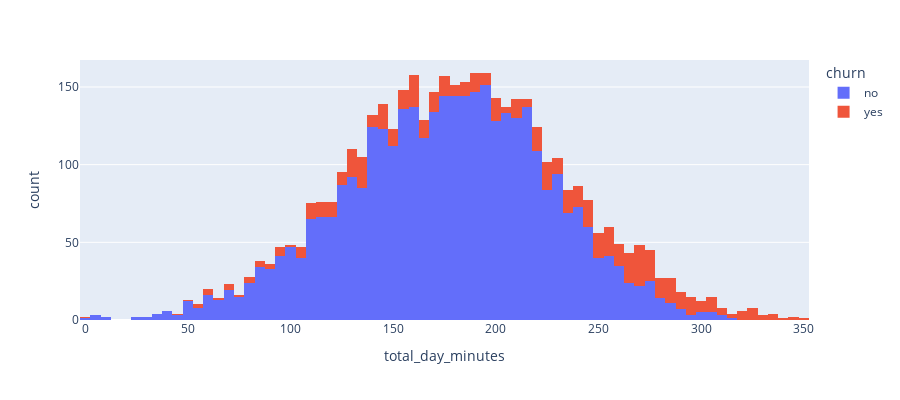

Notebook code for this chart:
### Markdown cell above
### Analisando a correlacao variaveis x churn

### Code cell
#sns.barplot('churn', 'total_day_minutes', data = X_train)
#TOTAL_DAY_MINUTES X CHURN
fig = px.histogram(data_frame=X_train, x="total_day_minutes", color="churn", width=900, height=400)
fig.show()

### Figure 1 — Plotly figure (JSON) as saved in the notebook; plotly's stock layout.template omitted (floating-point values rounded to 4 significant figures; data arrays with more than 128 entries replaced by an {"elided": "..."} marker saying what was removed)
{"data": [{"alignmentgroup": "True", "bingroup": "x", "hovertemplate": "churn=no<br>total_day_minutes=%{x}<br>count=%{y}<extra></extra>", "legendgroup": "no", "marker": {"color": "#636efa", "pattern": {"shape": ""}}, "name": "no", "offsetgroup": "no", "orientation": "v", "showlegend": true, "type": "histogram", "x": {"elided": "3652 float values"}, "xaxis": "x", "yaxis": "y"}, {"alignmentgroup": "True", "bingroup": "x", "hovertemplate": "churn=yes<br>total_day_minutes=%{x}<br>count=%{y}<extra></extra>", "legendgroup": "yes", "marker": {"color": "#EF553B", "pattern": {"shape": ""}}, "name": "yes", "offsetgroup": "yes", "orientation": "v", "showlegend": true, "type": "histogram", "x": {"elided": "598 float values"}, "xaxis": "x", "yaxis": "y"}], "layout": {"barmode": "relative", "height": 400, "legend": {"title": {"text": "churn"}, "tracegroupgap": 0}, "margin": {"t": 60}, "width": 900, "xaxis": {"anchor": "y", "domain": [0, 1], "title": {"text": "total_day_minutes"}}, "yaxis": {"anchor": "x", "domain": [0, 1], "title": {"text": "count"}}}}
